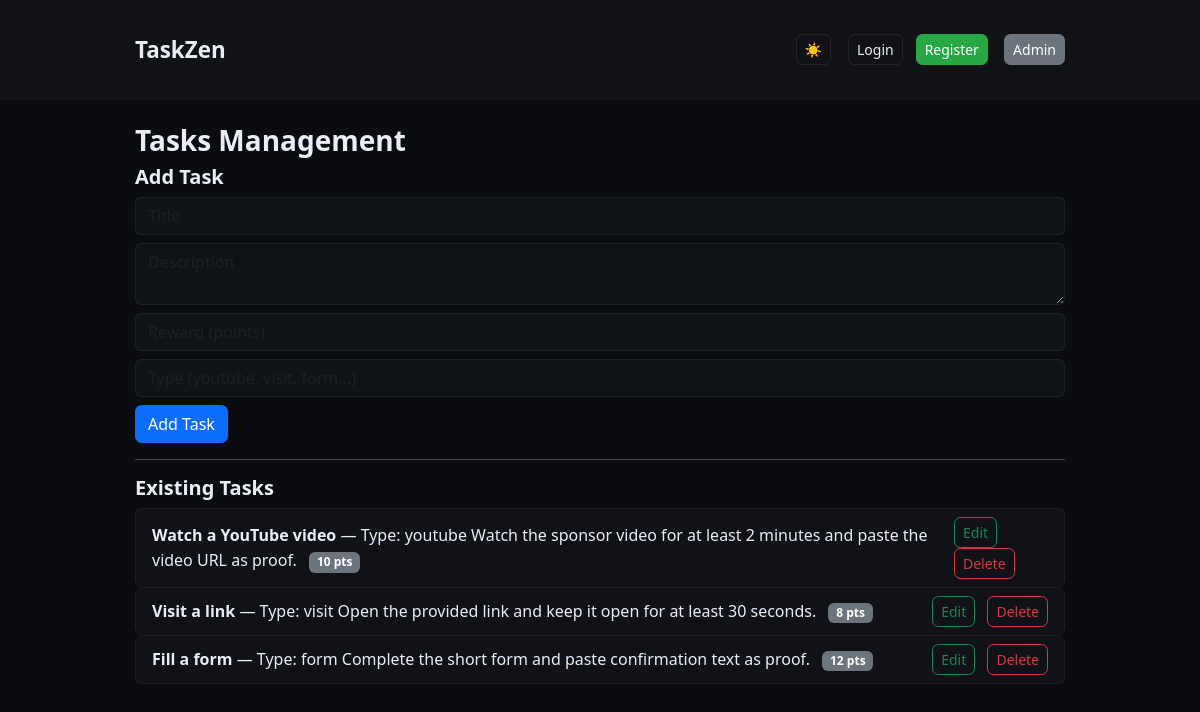
Page /admin/tasks (signed in) on the committed database.
### tables this page shows
CREATE TABLE tasks (
                    id INTEGER PRIMARY KEY AUTOINCREMENT,
                    title TEXT,
                    description TEXT,
                    reward INTEGER,
                    type TEXT DEFAULT 'generic',
                    active INTEGER DEFAULT 1
                );

### app.py (the view, shortened to what this page needs)
@app.route('/admin/tasks', methods=['GET','POST'])
@admin_required
def admin_tasks():
    conn = get_db()
    c = conn.cursor()
    c.execute("SELECT * FROM tasks")
    tasks = c.fetchall()
    conn.close()
    return render_template('admin_tasks.html', tasks=tasks)

### app.py (called while the page is built)
def get_db():
    conn = sqlite3.connect(DB)
    conn.row_factory = sqlite3.Row
    return conn

def admin_required(f):
    @wraps(f)
    def decorated(*args, **kwargs):
        if 'admin' not in session:
            return redirect(url_for('admin_login'))
        return f(*args, **kwargs)
    return decorated

@app.context_processor
def inject_site_name():
    return dict(SITE_NAME=SITE_NAME)

### templates/admin_tasks.html (shortened to what this page needs)
{% extends "base.html" %}
{% block content %}
  <h3 class="text-white">Tasks Management</h3>
  {% if edit_task %}
    <h5>Edit Task</h5>
    <form method="POST" action="{{ url_for('admin_task_edit', task_id=edit_task['id']) }}">
      <input class="form-control mb-2" name="title" value="{{ edit_task['title'] }}" required>
      <textarea class="form-control mb-2" name="description" required>{{ edit_task['description'] }}</textarea>
      <input class="form-control mb-2" name="reward" type="number" value="{{ edit_task['reward'] }}" required>
      <div class="form-check mb-2">
        <input class="form-check-input" type="checkbox" name="active" id="active" {% if edit_task['active'] %}checked{% endif %}>
        <label class="form-check-label" for="active">Active</label>
      </div>
      <button class="btn btn-success" type="submit">Save</button>
      <a class="btn btn-link" href="{{ url_for('admin_tasks') }}">Cancel</a>
    </form>
  {% else %}
    <h5>Add Task</h5>
    <form method="POST">
      <input class="form-control mb-2" name="title" placeholder="Title" required>
      <textarea class="form-control mb-2" name="description" placeholder="Description" required></textarea>
      <input class="form-control mb-2" name="reward" type="number" placeholder="Reward (points)" required>
      <input class="form-control mb-2" name="type" placeholder="Type (youtube, visit, form...)" >
      <button class="btn btn-primary" type="submit">Add Task</button>
    </form>
  {% endif %}
  <hr>
  <h5 class="text-white">Existing Tasks</h5>
  <ul class="list-group">
    {% for t in tasks %}
      <li class="list-group-item bg-dark text-white d-flex justify-content-between align-items-center">
        <div>
          <strong>{{ t['title'] }}</strong> — {{ t['description'] }} <span class="badge bg-secondary ms-2">{{ t['reward'] }} pts</span>
        </div>
        <div>
          <a class="btn btn-sm btn-outline-success me-2" href="{{ url_for('admin_task_edit', task_id=t['id']) }}">Edit</a>
          <a class="btn btn-sm btn-outline-danger" href="{{ url_for('admin_task_delete', task_id=t['id']) }}" onclick="return confirm('Delete?')">Delete</a>
        </div>
      </li>
    {% endfor %}
  </ul>
{% endblock %}

### static/style.css (style rules this page uses)
:root { --bg: #f8f9fa; --text: #111; --card: #fff; --muted: #6c757d; --accent: #6ea8fe; --success: #28a745; --danger: #dc3545; --warning: #ffc107; --info: #17a2b8; --transition: all 0.4s ease; }
[data-theme="dark"] { --bg: #0b0c10; --text: #e9eef6; --card: #111217; --muted: #9aa3b2; --accent: #6ea8fe; }
body { background: var(--bg); color: var(--text); font-family: 'Segoe UI', Tahoma, Geneva, Verdana, sans-serif; min-height: 100vh; line-height: 1.6; transition: var(--transition); }
a { color: var(--accent); text-decoration: none; transition: color 0.3s; }
.card, .list-group-item { background: var(--card) !important; border: 1px solid rgba(255,255,255,0.05); border-radius: 0.5rem; transition: var(--transition); }
.form-control { background: #f1f3f5; color: var(--text); border-color: rgba(0,0,0,0.1); border-radius: 0.4rem; transition: var(--transition); }
[data-theme="dark"] .form-control { background: #0f1216; color: var(--text); border-color: rgba(255,255,255,0.06); }
.btn { border-radius: 0.4rem; font-weight: 500; transition: var(--transition); }
h1,h2,h3,h4,h5,h6 { color: var(--text); font-weight: 600; }
.text-white { color: var(--text) !important; }
.card, .list-group-item, .profile-card { transform: translateY(15px); animation: floatUp 0.5s ease forwards; }

### rows in the picture
tasks: title "Watch a YouTube video", description "Type: youtube Watch the sponsor video for at least 2 minutes and paste the video URL as proof.", reward "10"
tasks: title "Visit a link", description "Type: visit Open the provided link and keep it open for at least 30 seconds.", reward "8"
tasks: title "Fill a form", description "Type: form Complete the short form and paste confirmation text as proof.", reward "12"

### other values in the picture
{{ SITE_NAME }} "TaskZen"
